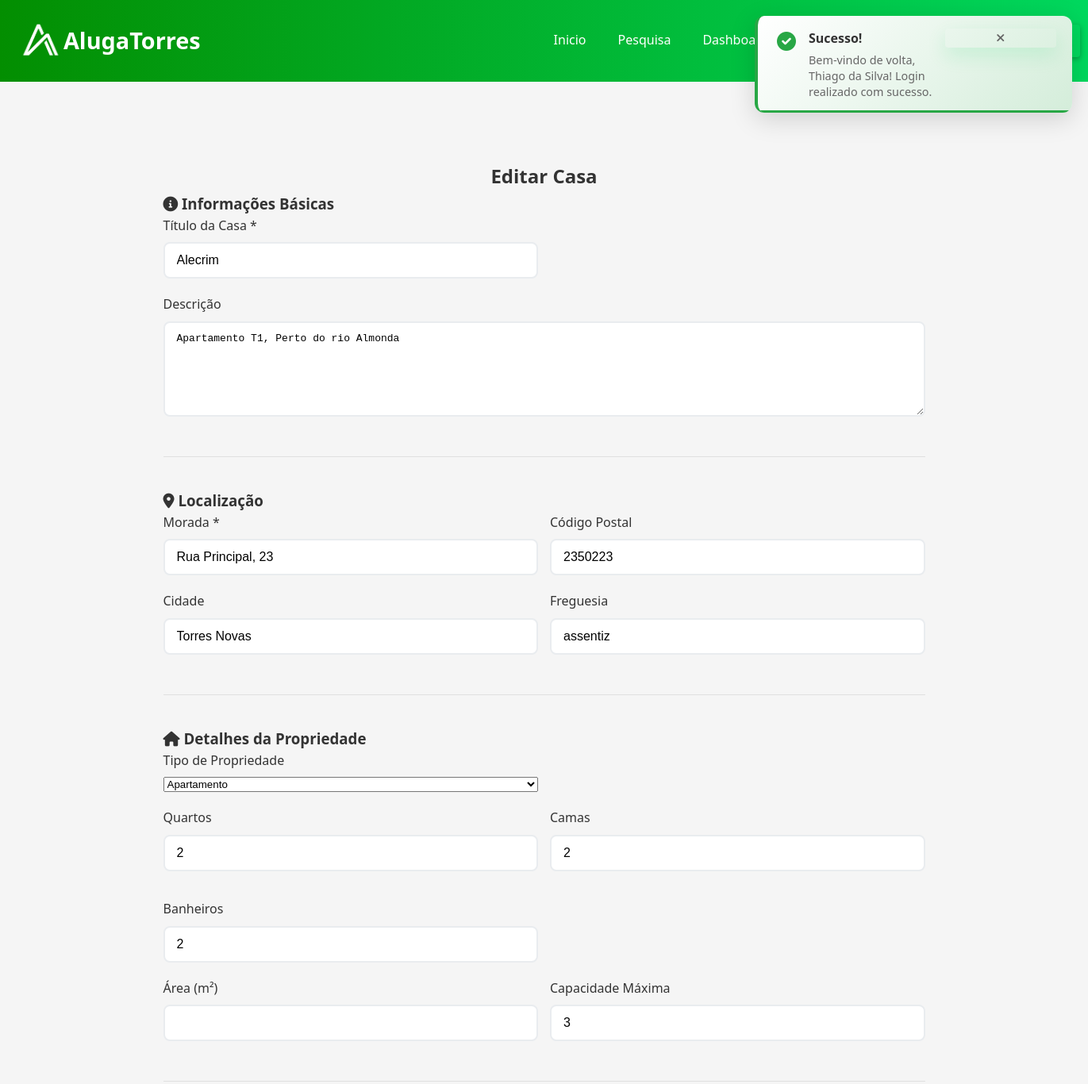
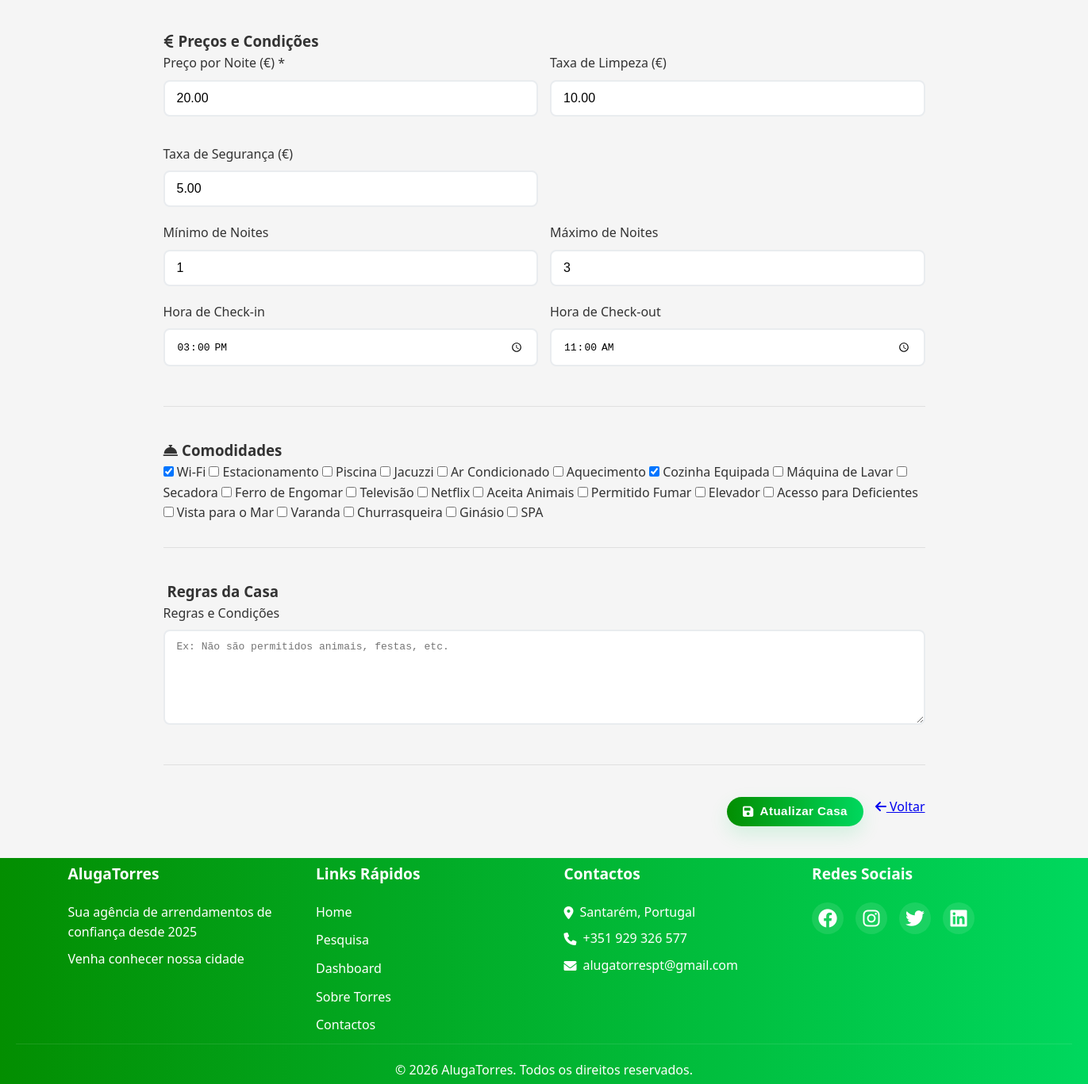
Screenshot of /proprietario/proprietario/editar_casa.php?id=4&refreshed=1 (signed in) with the database file from the repository (2 pictures, top to bottom).
### tables this page shows
CREATE TABLE `casas` (
  `id` int(11) NOT NULL,
  `proprietario_id` int(11) NOT NULL,
  `titulo` varchar(200) NOT NULL,
  `descricao` text DEFAULT NULL,
  `morada` text NOT NULL,
  `codigo_postal` varchar(20) DEFAULT NULL,
  `cidade` varchar(100) DEFAULT 'Torres Novas',
  `freguesia` varchar(100) DEFAULT NULL,
  `latitude` decimal(10,8) DEFAULT NULL,
  `longitude` decimal(11,8) DEFAULT NULL,
  `tipo_propriedade` enum('casa','apartamento','vivenda','quinta','outro') DEFAULT 'casa',
  `quartos` tinyint(4) DEFAULT 1,
  `camas` tinyint(4) DEFAULT 1,
  `banheiros` tinyint(4) DEFAULT 1,
  `area` int(11) DEFAULT NULL,
  `capacidade` int(11) DEFAULT 2,
  `preco_noite` decimal(10,2) NOT NULL,
  `preco_limpeza` decimal(10,2) DEFAULT 0.00,
  `taxa_seguranca` decimal(10,2) DEFAULT 0.00,
  `minimo_noites` tinyint(4) DEFAULT 1,
  `maximo_noites` smallint(6) DEFAULT 30,
  `hora_checkin` time DEFAULT '15:00:00',
  `hora_checkout` time DEFAULT '11:00:00',
  `comodidades` text DEFAULT NULL,
  `regras` text DEFAULT NULL,
  `destaque` tinyint(1) DEFAULT 0,
  `disponivel` tinyint(1) DEFAULT 1,
  `data_criacao` datetime DEFAULT current_timestamp(),
  `data_atualizacao` datetime DEFAULT current_timestamp() ON UPDATE current_timestamp(),
  `fotos` longtext DEFAULT NULL COMMENT 'Array JSON com caminhos das fotos da propriedade (máx. 7)' CHECK (json_valid(`fotos`)),
  `aprovado` tinyint(1) DEFAULT 0 COMMENT '0=Pendente, 1=Aprovada, 2=Rejeitada',
  `motivo_rejeicao` text DEFAULT NULL
);

### proprietario/proprietario/editar_casa.php (the view, shortened to what this page needs)
<?php
require_once '../backend/db.php';
$casa_id = (int)$_GET['id'];
$user_id = $_SESSION['user_id'];
$stmt = $conn->prepare("SELECT * FROM casas WHERE id = ? AND proprietario_id = ?");
$stmt->bind_param("ii", $casa_id, $user_id);
$stmt->execute();
$result = $stmt->get_result();
$casa = $result->fetch_assoc();
$comodidades_selecionadas = [];
if (!empty($casa['comodidades'])) {
    $comodidades_selecionadas = json_decode($casa['comodidades'], true);
}
?>
<!DOCTYPE html>
<html lang="pt-pt">
<head>
    <link rel="stylesheet" href="https://cdnjs.cloudflare.com/ajax/libs/font-awesome/6.0.0/css/all.min.css">
    <link rel="stylesheet" href="../style/style.css">
</head>
<body>
    <?php include '../header.php'; ?>
    <main class="main-content">
        <div class="container">
            <div class="form-container">
                <h2>Editar Casa</h2>
                <form method="POST" class="property-form">
                    <div class="form-section">
                        <h3><i class="fas fa-info-circle"></i> Informações Básicas</h3>
                        <div class="form-row">
                            <div class="form-group">
                                <label for="titulo">Título da Casa *</label>
                                <input type="text" id="titulo" name="titulo" value="<?php echo htmlspecialchars($casa['titulo']); ?>" required>
                            </div>
                        </div>
                        <div class="form-group">
                            <label for="descricao">Descrição</label>
                            <textarea id="descricao" name="descricao" rows="4"><?php echo htmlspecialchars($casa['descricao']); ?></textarea>
                        </div>
                    </div>
                    <div class="form-section">
                        <h3><i class="fas fa-map-marker-alt"></i> Localização</h3>
                        <div class="form-row">
                            <div class="form-group">
                                <label for="morada">Morada *</label>
                                <input type="text" id="morada" name="morada" value="<?php echo htmlspecialchars($casa['morada']); ?>" required>
                            </div>
                            <div class="form-group">
                                <label for="codigo_postal">Código Postal</label>
                                <input type="text" id="codigo_postal" name="codigo_postal" value="<?php echo htmlspecialchars($casa['codigo_postal']); ?>">
                            </div>
                        </div>
                        <div class="form-row">
                            <div class="form-group">
                                <label for="cidade">Cidade</label>
                                <input type="text" id="cidade" name="cidade" value="<?php echo htmlspecialchars($casa['cidade']); ?>">
                            </div>
                            <div class="form-group">
                                <label for="freguesia">Freguesia</label>
                                <input type="text" id="freguesia" name="freguesia" value="<?php echo htmlspecialchars($casa['freguesia']); ?>">
                            </div>
                        </div>
                    </div>
                    <div class="form-section">
                        <h3><i class="fas fa-home"></i> Detalhes da Propriedade</h3>
                        <div class="form-row">
                            <div class="form-group">
                                <label for="tipo_propriedade">Tipo de Propriedade</label>
                                <select id="tipo_propriedade" name="tipo_propriedade">
                                    <option value="apartamento" <?php echo $casa['tipo_propriedade'] === 'apartamento' ? 'selected' : ''; ?>>Apartamento</option>
                                </select>
                            </div>
                        </div>
                        <div class="form-row">
                            <div class="form-group">
                                <label for="quartos">Quartos</label>
                                <input type="number" id="quartos" name="quartos" min="1" value="<?php echo $casa['quartos']; ?>">
                            </div>
                            <div class="form-group">
                                <label for="camas">Camas</label>
                                <input type="number" id="camas" name="camas" min="1" value="<?php echo $casa['camas']; ?>">
                            </div>
                            <div class="form-group">
                                <label for="banheiros">Banheiros</label>
                                <input type="number" id="banheiros" name="banheiros" min="1" value="<?php echo $casa['banheiros']; ?>">
                            </div>
                        </div>
                        <div class="form-row">
                            <div class="form-group">
                                <label for="area">Área (m²)</label>
                                <input type="number" id="area" name="area" min="1" value="<?php echo $casa['area']; ?>">
                            </div>
                            <div class="form-group">
                                <label for="capacidade">Capacidade Máxima</label>
                                <input type="number" id="capacidade" name="capacidade" min="1" value="<?php echo $casa['capacidade']; ?>">
                            </div>
                        </div>
                    </div>
                    <div class="form-section">
                        <h3><i class="fas fa-euro-sign"></i> Preços e Condições</h3>
                        <div class="form-row">
                            <div class="form-group">
                                <label for="preco_noite">Preço por Noite (€) *</label>
                                <input type="number" id="preco_noite" name="preco_noite" min="0" step="0.01" value="<?php echo $casa['preco_noite']; ?>" required>
                            </div>
                            <div class="form-group">
                                <label for="preco_limpeza">Taxa de Limpeza (€)</label>
                                <input type="number" id="preco_limpeza" name="preco_limpeza" min="0" step="0.01" value="<?php echo $casa['preco_limpeza']; ?>">
                            </div>
                            <div class="form-group">
                                <label for="taxa_seguranca">Taxa de Segurança (€)</label>
                                <input type="number" id="taxa_seguranca" name="taxa_seguranca" min="0" step="0.01" value="<?php echo $casa['taxa_seguranca']; ?>">
                            </div>
                        </div>
                        <div class="form-row">
                            <div class="form-group">
                                <label for="minimo_noites">Mínimo de Noites</label>
                                <input type="number" id="minimo_noites" name="minimo_noites" min="1" value="<?php echo $casa['minimo_noites']; ?>">
                            </div>
                            <div class="form-group">
                                <label for="maximo_noites">Máximo de Noites</label>
                                <input type="number" id="maximo_noites" name="maximo_noites" min="1" value="<?php echo $casa['maximo_noites']; ?>">
                            </div>
                        </div>
                        <div class="form-row">
                            <div class="form-group">
                                <label for="hora_checkin">Hora de Check-in</label>
                                <input type="time" id="hora_checkin" name="hora_checkin" value="<?php echo $casa['hora_checkin']; ?>">
                            </div>
                            <div class="form-group">
                                <label for="hora_checkout">Hora de Check-out</label>
                                <input type="time" id="hora_checkout" name="hora_checkout" value="<?php echo $casa['hora_checkout']; ?>">
                            </div>
                        </div>
                    </div>
                    <div class="form-section">
                        <h3><i class="fas fa-concierge-bell"></i> Comodidades</h3>
                        <div class="amenities-grid">
                            <?php
                            $amenities = [
                                'wifi' => 'Wi-Fi',
                                'estacionamento' => 'Estacionamento',
                                'piscina' => 'Piscina',
                                'jacuzzi' => 'Jacuzzi',
                                'ar_condicionado' => 'Ar Condicionado',
                                'aquecimento' => 'Aquecimento',
                                'cozinha' => 'Cozinha Equipada',
                                'maquina_lavar' => 'Máquina de Lavar',
                                'secadora' => 'Secadora',
                                'ferro_tacos' => 'Ferro de Engomar',
                                'televisao' => 'Televisão',
                                'netflix' => 'Netflix',
                                'animais' => 'Aceita Animais',
                                'fumadores' => 'Permitido Fumar',
                                'elevador' => 'Elevador',
                                'acesso_deficientes' => 'Acesso para Deficientes',
                                'vista_mar' => 'Vista para o Mar',
                                'varanda' => 'Varanda',
                                'churrasqueira' => 'Churrasqueira',
                                'ginasio' => 'Ginásio',
                                'spa' => 'SPA'
                            ];
                            foreach ($amenities as $key => $label) {
                                $checked = in_array($key, $comodidades_selecionadas) ? 'checked' : '';
                                echo "<label class='amenity-item'>
                                        <input type='checkbox' name='comodidades[]' value='$key' $checked>
                                        <span>$label</span>
                                      </label>";
                            }
                            ?>
                        </div>
                    </div>
                    <div class="form-section">
                        <h3><i class="fas fa-rules"></i> Regras da Casa</h3>
                        <div class="form-group">
                            <label for="regras">Regras e Condições</label>
                            <textarea id="regras" name="regras" rows="4" placeholder="Ex: Não são permitidos animais, festas, etc."><?php echo htmlspecialchars($casa['regras']); ?></textarea>
                        </div>
                    </div>
                    <div class="form-actions">
                        <button type="submit" class="btn-primary">
                            <i class="fas fa-save"></i> Atualizar Casa
                        </button>
                        <a href="minhas_casas.php" class="btn-secondary">
                            <i class="fas fa-arrow-left"></i> Voltar
                        </a>
                    </div>
                </form>
            </div>
        </div>
    </main>
    <?php include '../footer.php'; ?>
</body>
</html>

### rows the page displays
casas: titulo "Alecrim", descricao "Apartamento T1, Perto do rio Almonda", morada "Rua Principal, 23", codigo_postal "2350223", cidade "Torres Novas", freguesia "assentiz", tipo_propriedade "Apartamento", quartos "2", camas "2", banheiros "2", capacidade "3", preco_noite "20.00", preco_limpeza "10.00", taxa_seguranca "5.00", minimo_noites "1", maximo_noites "3", hora_checkin "15:00:00", hora_checkout "11:00:00"

### other values shown
$_SESSION['user'] "Thiago da Silva"
$label "Wi-Fi"
$label "Estacionamento"
$label "Piscina"
$label "Jacuzzi"
$label "Ar Condicionado"
$label "Aquecimento"
$label "Cozinha Equipada"
$label "Máquina de Lavar"
$label "Secadora"
$label "Ferro de Engomar"
$label "Televisão"
$label "Netflix"
$label "Aceita Animais"
$label "Permitido Fumar"
